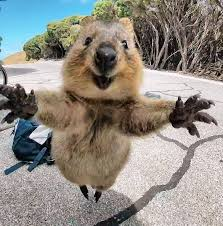
#> input picture welcome.jpg, 223 x 226 px
$ python '색깔(BGR)별 출력.py'
#> lines starting #> are read from the running program, lines starting #| are printed output that depends on the picture
import cv2
import numpy as np

img=cv2.imread("welcome.jpg",cv2.IMREAD_COLOR)
#> img is the input picture: shape (226, 223, 3); mean B, G, R 132.2, 139.5, 144.4
img_b,img_g,img_r=cv2.split(img)
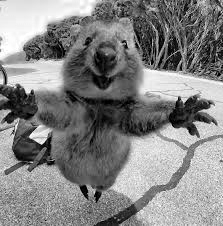
#> img_b: shape (226, 223); min 0, max 255, mean 132.2
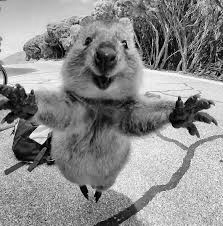
#> img_g: shape (226, 223); min 0, max 254, mean 139.5
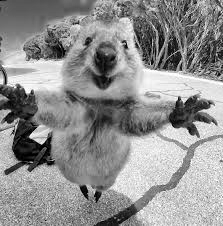
#> img_r: shape (226, 223); min 0, max 255, mean 144.4
imgbgr=cv2.merge((img_b,img_g,img_r))

h,w=imgbgr.shape[:2]
#> h = 226; w = 223

zero=np.zeros((h,w,1),dtype=np.uint8)
img_b1=cv2.merge((img_b,zero,zero))
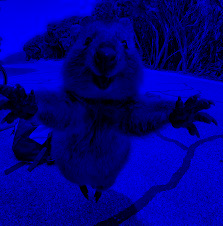
#> img_b1: shape (226, 223, 3); mean of channels 0, 1, 2 132.2, 0, 0; drawn as B, G, R
img_g1=cv2.merge((zero,img_g,zero))
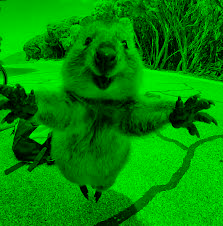
#> img_g1: shape (226, 223, 3); mean of channels 0, 1, 2 0, 139.5, 0; drawn as B, G, R
img_r1=cv2.merge((zero,zero,img_r))
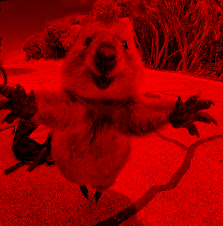
#> img_r1: shape (226, 223, 3); mean of channels 0, 1, 2 0, 0, 144.4; drawn as B, G, R

cv2.imshow("wow",img)
cv2.imshow("b",img_b1)
cv2.imshow("g",img_g1)
cv2.imshow("r",img_r1)
cv2.waitKey(0)
cv2.destroyAllWindows()

$ run again, with animal-01.jpg copied over welcome.jpg
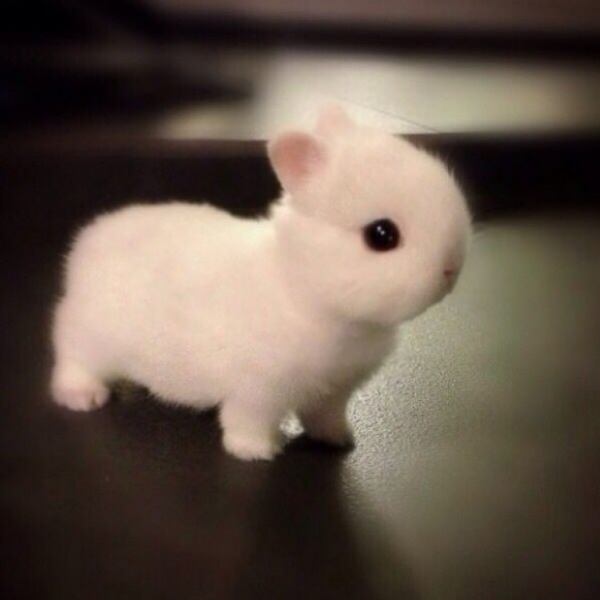
#> input picture animal-01.jpg, 600 x 600 px
#> img is the input picture: shape (600, 600, 3); mean B, G, R 74, 85.3, 99.3
#> `img_g1=cv2.merge((zero,img_g,zero))`:
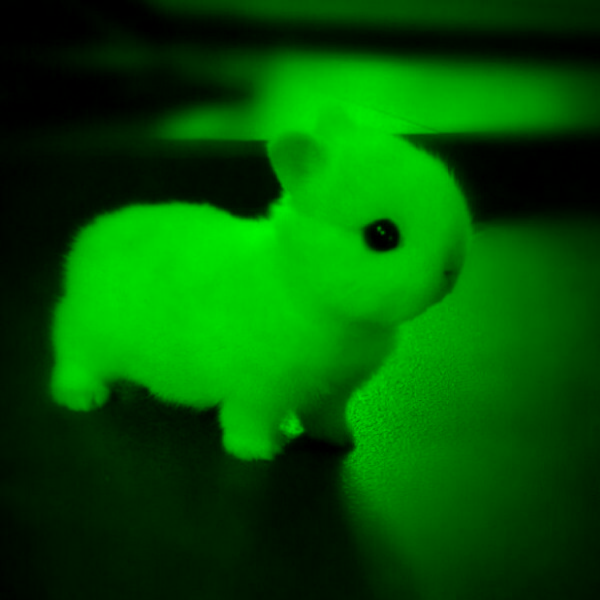
#> img_g1: shape (600, 600, 3); mean of channels 0, 1, 2 0, 85.3, 0; drawn as B, G, R
#> `img_r1=cv2.merge((zero,zero,img_r))`:
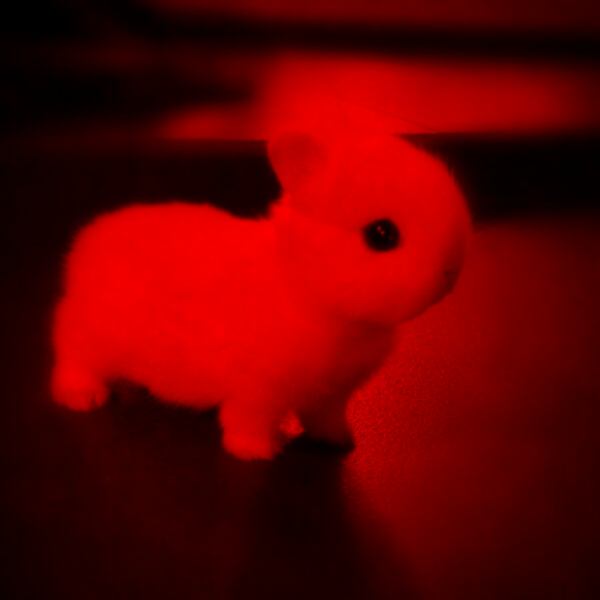
#> img_r1: shape (600, 600, 3); mean of channels 0, 1, 2 0, 0, 99.3; drawn as B, G, R

$ run again, with animal-04.jpg copied over welcome.jpg
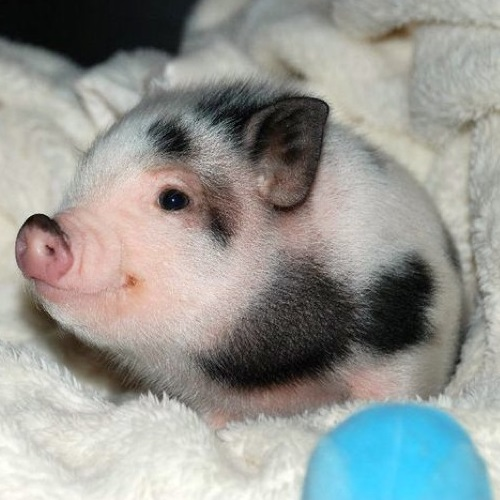
#> input picture animal-04.jpg, 500 x 500 px
#> img is the input picture: shape (500, 500, 3); mean B, G, R 146.4, 150.4, 148.3
#> `img_g1=cv2.merge((zero,img_g,zero))`:
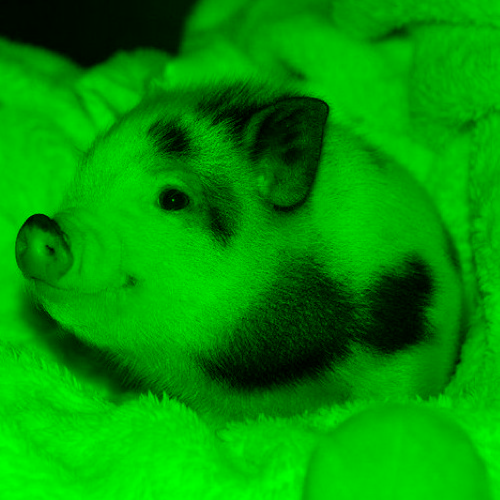
#> img_g1: shape (500, 500, 3); mean of channels 0, 1, 2 0, 150.4, 0; drawn as B, G, R
#> `img_r1=cv2.merge((zero,zero,img_r))`:
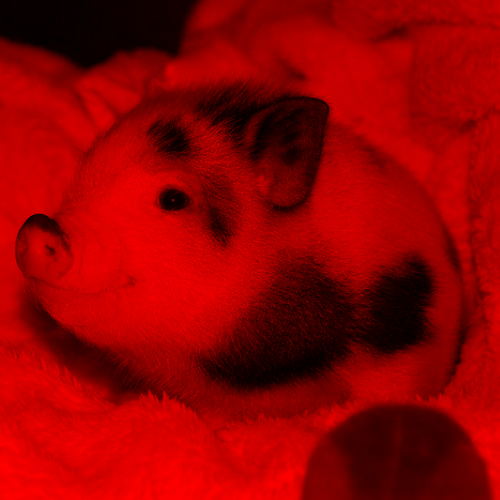
#> img_r1: shape (500, 500, 3); mean of channels 0, 1, 2 0, 0, 148.3; drawn as B, G, R
